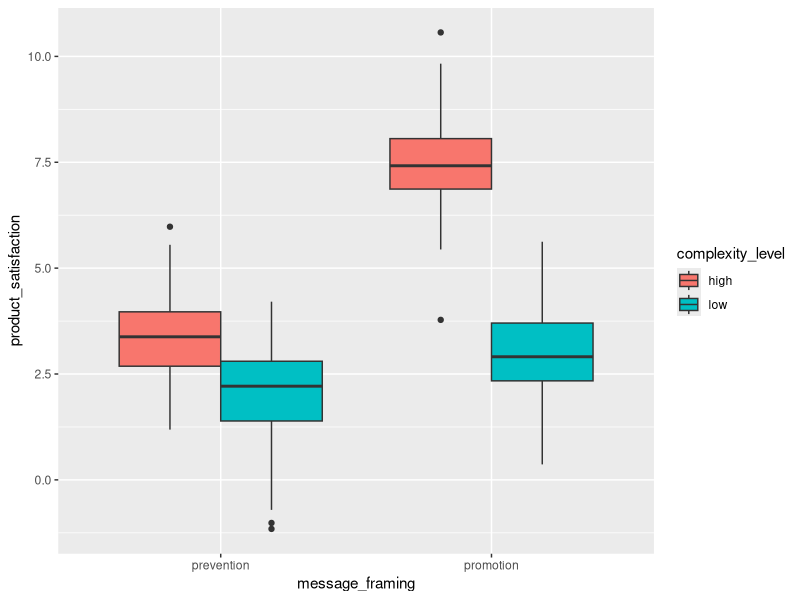

Write the R code that produced this figure. (Note: this script raises an error after producing the figure.)
library(tidyverse)

N <- 345

my_data <- data.frame(part_ID = paste0("PID_", 1:N),
                      complexity_level = sample(x = c("low", "high"), size = N, replace = TRUE),
                      message_framing = sample(x = c("prevention", "promotion"), size = N, replace = TRUE),
                      unobs_noise = rnorm(n = N, mean = 0, sd = 1))

my_data <- my_data %>%
  mutate(is_high_cplx = if_else(complexity_level == "high", 1, 0),
         is_promotion = if_else(message_framing == "promotion", 1, 0))

main_cplx <- 1.5
main_frame <- 1
main_cplx_frame <- 3

my_data <- my_data %>%
  mutate(product_satisfaction = 2 + main_cplx * is_high_cplx + 
           main_frame * is_promotion +
           main_cplx_frame * is_high_cplx * is_promotion + unobs_noise)

my_data %>%
  ggplot(aes(x = message_framing, y = product_satisfaction, fill = complexity_level)) +
  geom_boxplot(position = "dodge")


raw_data <- my_data %>%
  select(part_ID, complexity_level, message_framing, product_satisfaction)

write_csv(raw_data, "data/raw_data.csv")
